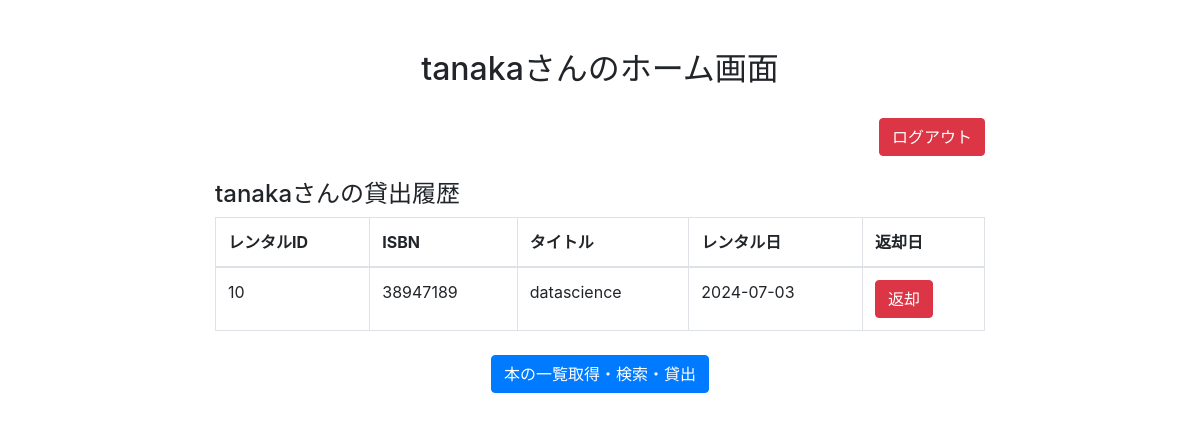
The app's page /user_home/tanaka with its own data.
### tables this page shows
CREATE TABLE rentals (rentalid INTEGER PRIMARY KEY AUTOINCREMENT, userid TEXT NOT NULL, isbn TEXT NOT NULL, rental_date DATE, return_date DATE);

CREATE TABLE books (isbn TEXT NOT NULL, title TEXT NOT NULL, genre TEXT, author TEXT, publisher TEXT, publish_date DATE, ava_flag INTEGER DEFAULT 1, PRIMARY KEY(isbn));

### app.py (the view)
@app.route('/user_home/<user_id>')
def show_user_home(user_id):
    con = get_db()
    cur = con.cursor()
    query = 'SELECT r.rentalid, r.isbn, b.title, r.rental_date, r.return_date FROM rentals r JOIN books b ON r.isbn = b.isbn WHERE r.userid = ?'
    cur.execute(query, (user_id,))
    rows = cur.fetchall()
    column_names = [description[0] for description in cur.description]
    rental_list = [dict(zip(column_names, row)) for row in rows]
    con.close()
    return render_template('user_home.html',user_id=user_id,rental_list=rental_list)

### templates/user_home.html (shortened to what this page needs)
<!DOCTYPE html>
<html lang="en">
<head>
    <link href="https://stackpath.bootstrapcdn.com/bootstrap/4.5.2/css/bootstrap.min.css" rel="stylesheet">
</head>
<body>
    <div class="container home-container">
        <div class="header text-center">
            <h2>{{ user_id }}さんのホーム画面</h2>
        </div>
        <div class="text-right mb-4">
            <a href="/logout" class="btn btn-danger">ログアウト</a>
        </div>
        <div class="mb-4">
            <h4>{{ user_id }}さんの貸出履歴</h4>
            <table class="table table-bordered">
                <thead>
                    <tr>
                        <th>レンタルID</th>
                        <th>ISBN</th>
                        <th>タイトル</th>
                        <th>レンタル日</th>
                        <th>返却日</th>
                    </tr>
                </thead>
                <tbody>
                    {% for rental in rental_list %}
                    <tr>
                        <td>{{ rental['rentalid'] }}</td>
                        <td>{{ rental.isbn }}</td>
                        <td>{{ rental.title }}</td>
                        <td>{{ rental.rental_date }}</td>
                        <td>
                            {% if not rental.return_date %}
                                <button class="btn btn-danger" onclick="deleteRental('{{ rental.rentalid }}')">返却</button>
                            {% else %}
                                {{ rental.return_date }}
                            {% endif %}
                        </td>
                    </tr>
                    {% endfor %}
                </tbody>
            </table>
        </div>
        <div class="text-center">
            <a href="/user_home/book_list" class="btn btn-primary mb-2">本の一覧取得・検索・貸出</a>
        </div>
    </div>
</body>
</html>

### templates/user_home.html (style rules this page uses)
.home-container { margin: 50px auto; max-width: 800px; }
.header { margin-bottom: 30px; }

### records on screen
rentals: userid "tanaka", rentalid "10", isbn "38947189", title "datascience", rental_date "2024-07-03"
